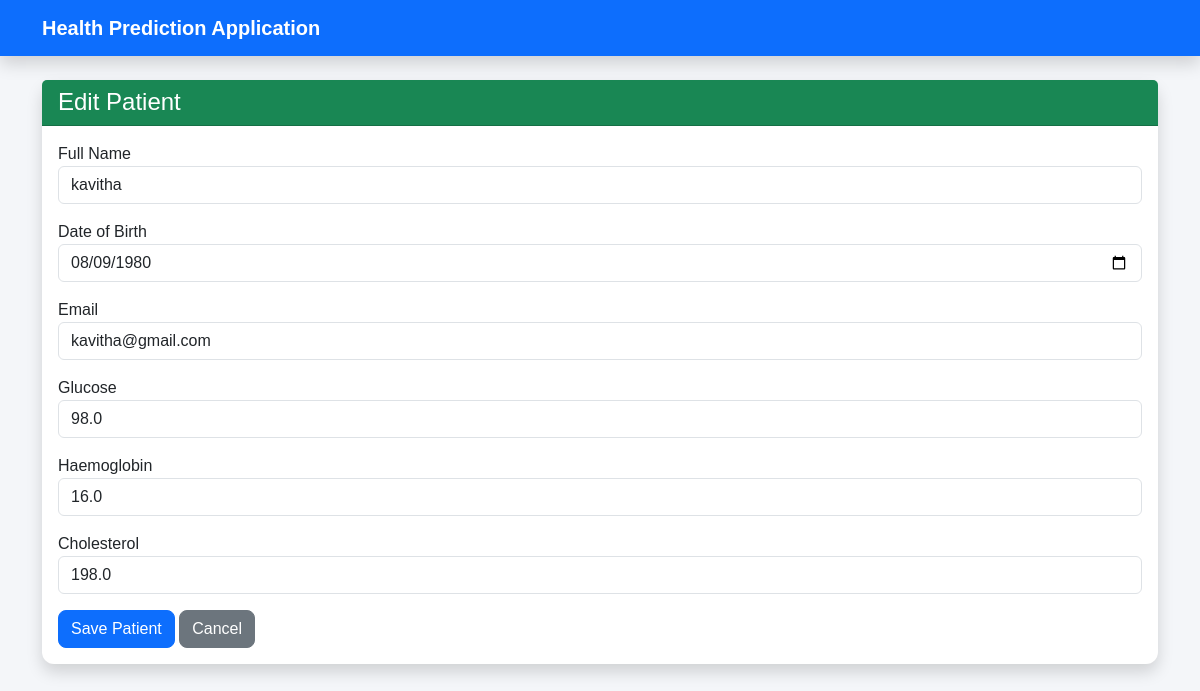
Screenshot of /edit/1 with the database file from the repository.
### models.py (models this page shows)
class Patient(db.Model):
    id = db.Column(db.Integer, primary_key=True)
    fullname = db.Column(db.String(100), nullable=False)
    dob = db.Column(db.Date, nullable=False)
    email = db.Column(db.String(120), nullable=False)
    glucose = db.Column(db.Float, nullable=False)
    haemoglobin = db.Column(db.Float, nullable=False)
    cholesterol = db.Column(db.Float, nullable=False)
    condition = db.Column(db.String(150))
    risk_level = db.Column(db.String(20))
    recommendation = db.Column(db.String(250))

### app.py (the view, shortened to what this page needs)
@app.route("/edit/<int:id>", methods=["GET", "POST"])
def edit_patient(id):
    patient = Patient.query.get_or_404(id)
    return render_template("edit_patient.html", patient=patient)

### templates/edit_patient.html
{% extends 'base.html' %}
{% block content %}
<div class="card shadow">
<div class="card-header bg-success text-white">
<h4>Edit Patient</h4>
</div>
<div class="card-body">
<form method="POST">
<div class="mb-3">
<label>Full Name</label>
<input type="text" name="fullname" value="{{patient.fullname}}" class="form-control" required>
</div>
<div class="mb-3">
<label>Date of Birth</label>
<input type="date" name="dob" value="{{ patient.dob }}" class="form-control" required>
</div>
<div class="mb-3">
<label>Email</label>
<input type="email" name="email" value="{{ patient.email }}" class="form-control" required>
</div>
<div class="mb-3">
<label>Glucose</label>
<input type="number" step="0.1" name="glucose" value="{{ patient.glucose }}" class="form-control" required>
</div>
<div class="mb-3">
<label>Haemoglobin</label>
<input type="number" step="0.1" name="haemoglobin" value="{{ patient.haemoglobin }}" class="form-control" required>
</div>
<div class="mb-3">
<label>Cholesterol</label>
<input type="number" step="0.1" name="cholesterol" value="{{ patient.cholesterol }}" class="form-control" required>
</div>
<button class="btn btn-primary">
Save Patient
</button>
<a href="/" class="btn btn-secondary">
Cancel
</a>
</form>
</div>
</div>
{% endblock %}

### static/css/style.css (style rules this page uses)
body { background:#f4f6f9; font-family:Arial,sans-serif; }
.card { border:none; border-radius:12px; }
.card-header { font-weight:bold; }
.btn { border-radius:8px; }
h4 { margin:0; }

### rows the page displays
Patient: fullname "kavitha", dob "08/09/1980", email "kavitha@gmail.com", glucose "98.0", haemoglobin "16.0", cholesterol "198.0"
